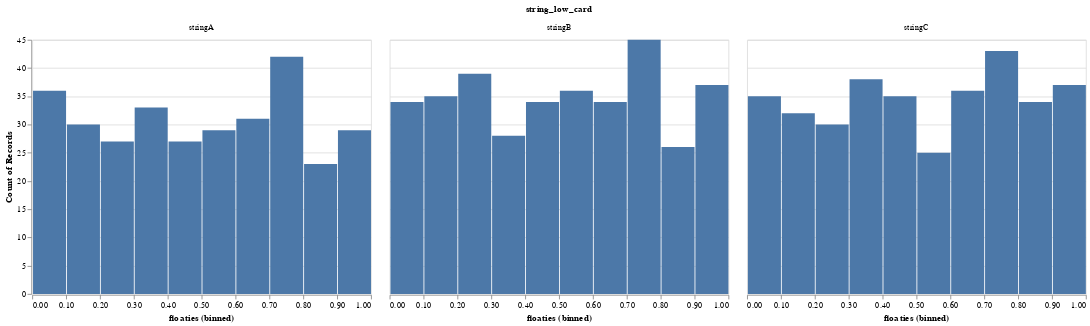
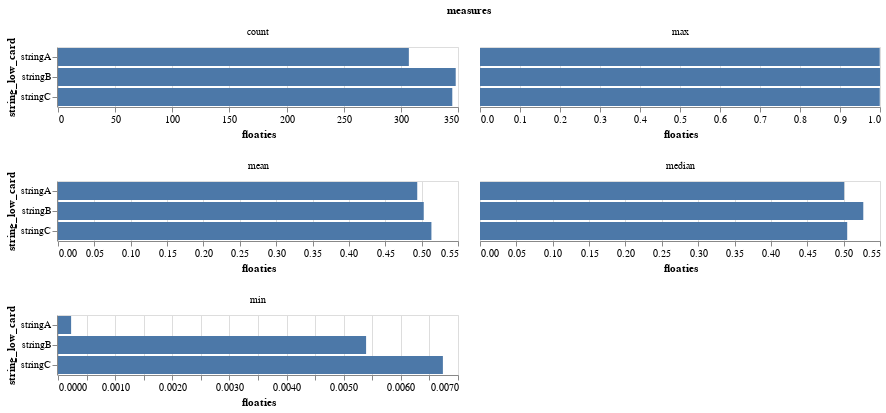

Source (notebook cell) for these figures, in order:
### Code cell
ce.chart_me(df, 'string_low_card', 'floaties')

### Figure 1 — Vega-Lite specification as saved in the notebook (floating-point values rounded to 4 significant figures; data arrays with more than 128 entries replaced by an {"elided": "..."} marker saying what was removed)
{"config": {"view": {"continuousWidth": 400, "continuousHeight": 300}}, "data": {"name": "data-8fe37f7a08bc3aee3a841b80cd1172d4"}, "mark": "bar", "encoding": {"facet": {"columns": 4, "field": "string_low_card", "type": "ordinal"}, "x": {"bin": true, "field": "floaties", "type": "quantitative"}, "y": {"aggregate": "count", "type": "quantitative"}}, "$schema": "https://vega.github.io/schema/vega-lite/v4.17.0.json", "datasets": {"data-8fe37f7a08bc3aee3a841b80cd1172d4": {"elided": "1000 records"}}}

### Figure 2 — Vega-Lite specification as saved in the notebook (floating-point values rounded to 4 significant figures)
{"config": {"view": {"continuousWidth": 400, "continuousHeight": 300}}, "data": {"name": "data-2b8ffd38034312ab1f4efa32b0ae3ee8"}, "mark": "bar", "encoding": {"facet": {"columns": 2, "field": "measures", "type": "ordinal"}, "x": {"field": "floaties", "type": "quantitative"}, "y": {"field": "string_low_card", "type": "ordinal"}}, "resolve": {"scale": {"x": "independent"}}, "$schema": "https://vega.github.io/schema/vega-lite/v4.17.0.json", "datasets": {"data-2b8ffd38034312ab1f4efa32b0ae3ee8": [{"string_low_card": "stringB", "measures": "count", "floaties": 348.0}, {"string_low_card": "stringC", "measures": "count", "floaties": 345.0}, {"string_low_card": "stringA", "measures": "count", "floaties": 307.0}, {"string_low_card": "stringB", "measures": "min", "floaties": 0.005392}, {"string_low_card": "stringC", "measures": "min", "floaties": 0.006736}, {"string_low_card": "stringA", "measures": "min", "floaties": 0.0002295}, {"string_low_card": "stringB", "measures": "max", "floaties": 1.0}, {"string_low_card": "stringC", "measures": "max", "floaties": 0.9994}, {"string_low_card": "stringA", "measures": "max", "floaties": 0.9993}, {"string_low_card": "stringB", "measures": "mean", "floaties": 0.5029}, {"string_low_card": "stringC", "measures": "mean", "floaties": 0.5134}, {"string_low_card": "stringA", "measures": "mean", "floaties": 0.494}, {"string_low_card": "stringB", "measures": "median", "floaties": 0.527}, {"string_low_card": "stringC", "measures": "median", "floaties": 0.5049}, {"string_low_card": "stringA", "measures": "median", "floaties": 0.5007}]}}
